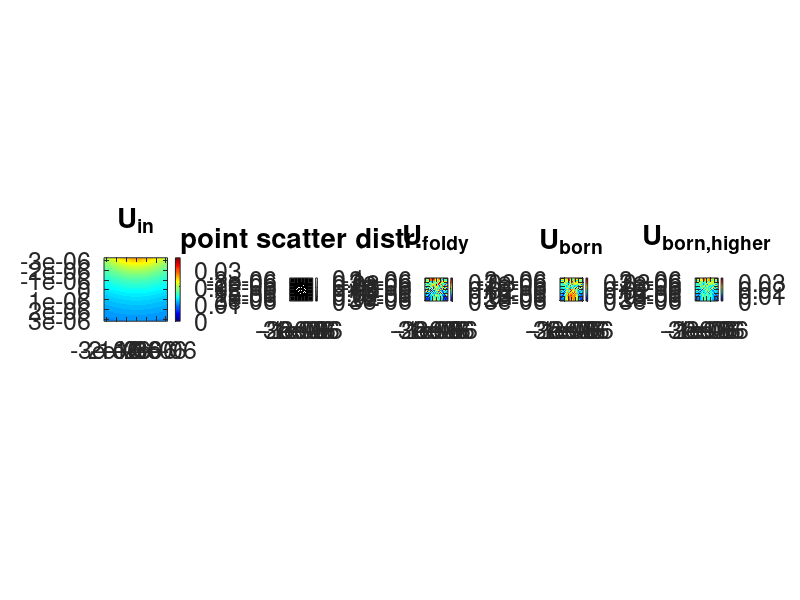
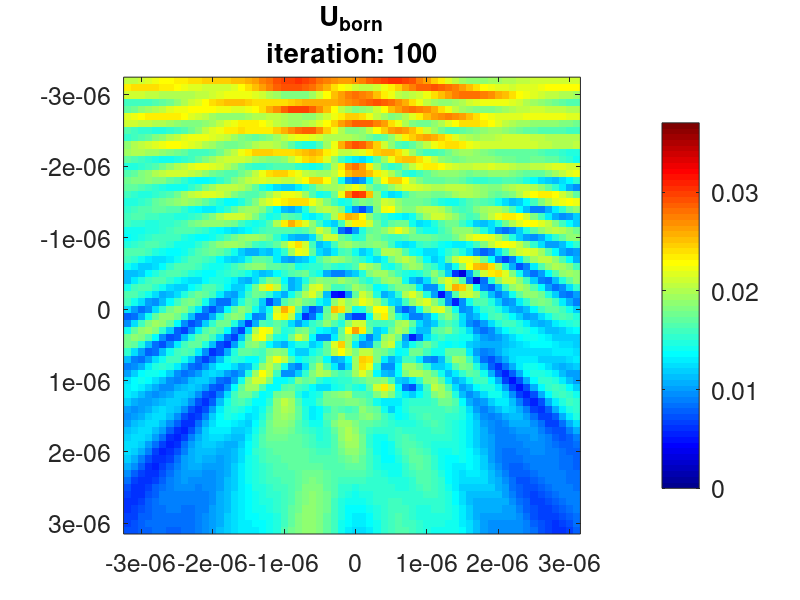

MATLAB code for these plots, in order:
set(0, 'DefaultAxesFontSize', 18);
set(0, 'DefaultFigureColor', 'w');
%addpath(genpath('C:\Users\Lars Loetgering\Dropbox\Codes\fracPty\utils\export_fig2018'))

% create coordinate meshgrid
N = 2^6; dx = 100e-9; L = N * dx;
x = (-N/2:N/2-1)*dx; z = x;
[X,Z] = meshgrid(x);

% determine wavevector
k = 2*pi/633e-9;

% source coordinate
xs = 0;zs = -1.1*L;
% xs = 0;zs = L/2;

% spherical wave 
R = sqrt((X-xs).^2 + (Z-zs).^2);
Uin = exp(1i*k*R)./(1i*k*R);
Uin(isnan(Uin)) = 0;

% plane wave
% Uin = exp(1i*k*Z);

%% determine random point scatter distribution

rng(0,'twister')
% idx = 1:10:N^2;
idx = 1:10:N^2;
numScatterers = length(idx); 
idx = min(idx+1*randi([1 4],size(idx)),N^2);
aleph = 10e-2;
pointScatterDist = zeros(N,N);
pointScatterDist(idx) = aleph;
pointScatterDist = pointScatterDist .* (X.^2+Z.^2 < (L/4)^2);
% pointScatterDist = (X.^2+4*Z.^2 < (L/4)^2);
idx = find(pointScatterDist(:)>0);

%% compute scattering matrix
G = exp(1i * k * R) ./ (1i * k * R + eps);
% method 1: Foldy Lax
M = zeros(N^2,N^2);
for loop = 1:length(idx)
    R = sqrt((X-X(idx(loop))).^2 + (Z-Z(idx(loop))).^2);
    % 2D Green's function: Hankel
    G = 1i*pi*besselh(0,k * R);
    G(idx(loop)) = 0;  
    M(:,idx(loop)) = G(:);
end
M = aleph * M;
Ufoldy = reshape( sparse(eye(N^2) - M) \ Uin(:), [N,N]);

% method 2: 1st Born approximation
Uborn = Uin(:) + M*Uin(:);
Uborn = reshape( Uborn, [N,N]);

maxAbs = max(max(abs(Ufoldy(:)),abs(Uborn(:))));

%% higher order Born
% 
k = 100;
UbornHigher = Uin(:);
% gamma = pointScatterDist/1;
gamma = 1e-2; % if not convergent, reduce this parameter
Mborn = sparse( gamma*M + (1-gamma)*eye(N^2) );
for loop = 1:k
    UbornHigher(:) = gamma * Uin(:) + Mborn * UbornHigher(:);
    
    if mod(loop,10) == 0
    figure(4)
    imagesc(x,x,abs(reshape( UbornHigher, [N,N])),[0 maxAbs]), axis image, colormap(jet)
    title({'U_{born}',['iteration: ', num2str(loop)]}), colorbar
    end
end
UbornHigher = reshape( UbornHigher, [N,N]);

% % figure(4)
% % imagesc(x,x,abs(UbornHigher),[0 maxAbs]), axis image, colormap(jet)
% % title({'U_{born}',''}), colorbar

%% show results
% modify colormap
cmap = jet(50);
c = linspace(0,1,10);
cmap = [c' * cmap(1,:);cmap];

figure(3)
subplot(1,5,1)
imagesc(x,x,abs(Uin),[0 maxAbs]), axis image, colormap(cmap)
title({'U_{in}',''}), colorbar

subplot(1,5,2)
imagesc(x,x,pointScatterDist), axis image, colormap(gray)
h = gca; title({'point scatter distr.',''}), colorbar

subplot(1,5,3)
imagesc(x,x,abs(Ufoldy),[0 maxAbs]), axis image, colormap(cmap)
title({'U_{foldy}',''}), colorbar

subplot(1,5,4)
imagesc(x,x,abs(Uborn),[0 maxAbs]), axis image, colormap(cmap)
title({'U_{born}',''}), colorbar

subplot(1,5,5)
imagesc(x,x,abs(UbornHigher),[0 maxAbs]), axis image, colormap(jet)
title({'U_{born,higher}',''}), colorbar
colormap(h, gray)
